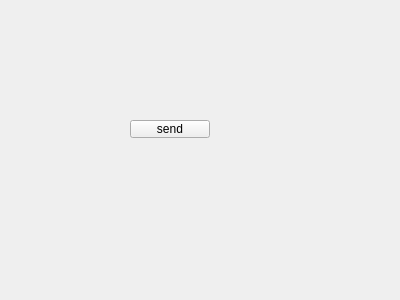
<?xml version="1.0" encoding="UTF-8"?>
<ui version="4.0">
 <class>Form</class>
 <widget class="QWidget" name="Form">
  <property name="geometry">
   <rect>
    <x>0</x>
    <y>0</y>
    <width>400</width>
    <height>300</height>
   </rect>
  </property>
  <property name="windowTitle">
   <string>Form</string>
  </property>
  <widget class="QPushButton" name="pushButton">
   <property name="geometry">
    <rect>
     <x>130</x>
     <y>120</y>
     <width>80</width>
     <height>18</height>
    </rect>
   </property>
   <property name="text">
    <string>send</string>
   </property>
  </widget>
 </widget>
 <resources/>
 <connections/>
</ui>
